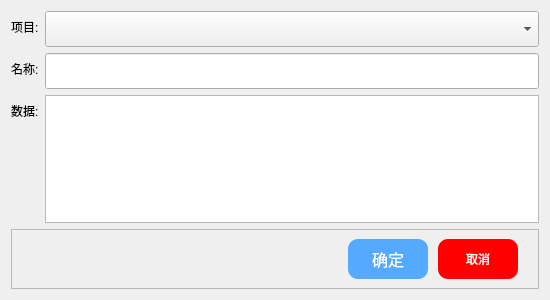
<?xml version="1.0" encoding="UTF-8"?>
<ui version="4.0">
 <class>Dialog</class>
 <widget class="QDialog" name="Dialog">
  <property name="geometry">
   <rect>
    <x>0</x>
    <y>0</y>
    <width>550</width>
    <height>300</height>
   </rect>
  </property>
  <property name="sizePolicy">
   <sizepolicy hsizetype="Fixed" vsizetype="Fixed">
    <horstretch>0</horstretch>
    <verstretch>0</verstretch>
   </sizepolicy>
  </property>
  <property name="minimumSize">
   <size>
    <width>550</width>
    <height>300</height>
   </size>
  </property>
  <property name="maximumSize">
   <size>
    <width>550</width>
    <height>300</height>
   </size>
  </property>
  <property name="windowTitle">
   <string>Dialog</string>
  </property>
  <property name="styleSheet">
   <string notr="true">QLabel{
	
	font: 57 11pt &quot;思源黑体 CN Medium&quot;;
}
QComboBox{
	height: 30px;
	font: 57 11pt &quot;思源黑体 CN Normal&quot;;
}
QLineEdit{
	height: 30px;
	font: 57 11pt &quot;思源黑体 CN Normal&quot;;
}

</string>
  </property>
  <layout class="QGridLayout" name="gridLayout">
   <item row="0" column="0">
    <layout class="QFormLayout" name="formLayout">
     <item row="0" column="0">
      <widget class="QLabel" name="label">
       <property name="text">
        <string>项目:</string>
       </property>
      </widget>
     </item>
     <item row="0" column="1">
      <widget class="QComboBox" name="parentComboBox"/>
     </item>
    </layout>
   </item>
   <item row="1" column="0">
    <layout class="QFormLayout" name="formLayout_2">
     <item row="0" column="0">
      <widget class="QLabel" name="label_2">
       <property name="text">
        <string>名称:</string>
       </property>
      </widget>
     </item>
     <item row="0" column="1">
      <widget class="QLineEdit" name="nameLineEdit"/>
     </item>
    </layout>
   </item>
   <item row="2" column="0">
    <layout class="QFormLayout" name="formLayout_3">
     <item row="0" column="0">
      <widget class="QLabel" name="label_3">
       <property name="text">
        <string>数据:</string>
       </property>
      </widget>
     </item>
     <item row="0" column="1">
      <widget class="QTextEdit" name="dataTextEdit"/>
     </item>
    </layout>
   </item>
   <item row="3" column="0">
    <widget class="QFrame" name="frame">
     <property name="minimumSize">
      <size>
       <width>0</width>
       <height>60</height>
      </size>
     </property>
     <property name="maximumSize">
      <size>
       <width>16777215</width>
       <height>60</height>
      </size>
     </property>
     <property name="styleSheet">
      <string notr="true"/>
     </property>
     <property name="frameShape">
      <enum>QFrame::StyledPanel</enum>
     </property>
     <property name="frameShadow">
      <enum>QFrame::Raised</enum>
     </property>
     <layout class="QGridLayout" name="gridLayout_2">
      <property name="leftMargin">
       <number>0</number>
      </property>
      <property name="topMargin">
       <number>0</number>
      </property>
      <property name="rightMargin">
       <number>20</number>
      </property>
      <property name="bottomMargin">
       <number>0</number>
      </property>
      <property name="horizontalSpacing">
       <number>10</number>
      </property>
      <property name="verticalSpacing">
       <number>0</number>
      </property>
      <item row="0" column="0">
       <spacer name="horizontalSpacer">
        <property name="orientation">
         <enum>Qt::Horizontal</enum>
        </property>
        <property name="sizeHint" stdset="0">
         <size>
          <width>323</width>
          <height>20</height>
         </size>
        </property>
       </spacer>
      </item>
      <item row="0" column="1">
       <widget class="QPushButton" name="confirmBtn">
        <property name="sizePolicy">
         <sizepolicy hsizetype="Fixed" vsizetype="Fixed">
          <horstretch>0</horstretch>
          <verstretch>0</verstretch>
         </sizepolicy>
        </property>
        <property name="minimumSize">
         <size>
          <width>80</width>
          <height>40</height>
         </size>
        </property>
        <property name="cursor">
         <cursorShape>PointingHandCursor</cursorShape>
        </property>
        <property name="styleSheet">
         <string notr="true">QPushButton{
	background-color: rgb(85, 170, 255);
	color: rgb(255, 255, 255);
	border:none;
	border-radius:10px;
	max-height:60px;
	max-width:100px;
	font-size:16px;
}
QPushButton::pressed{
	
	background-color: rgb(78, 231, 255);
}</string>
        </property>
        <property name="text">
         <string>确定</string>
        </property>
       </widget>
      </item>
      <item row="0" column="2">
       <widget class="QPushButton" name="cancelBtn">
        <property name="minimumSize">
         <size>
          <width>80</width>
          <height>40</height>
         </size>
        </property>
        <property name="cursor">
         <cursorShape>PointingHandCursor</cursorShape>
        </property>
        <property name="styleSheet">
         <string notr="true">QPushButton{
	background-color: rgb(255, 0, 0);
	color: rgb(255, 255, 255);
	border:none;
	border-radius:10px;
}
QPushButton::pressed{
	
	background-color: rgb(255, 85, 0);
}</string>
        </property>
        <property name="text">
         <string>取消</string>
        </property>
       </widget>
      </item>
     </layout>
    </widget>
   </item>
  </layout>
 </widget>
 <resources/>
 <connections/>
</ui>
